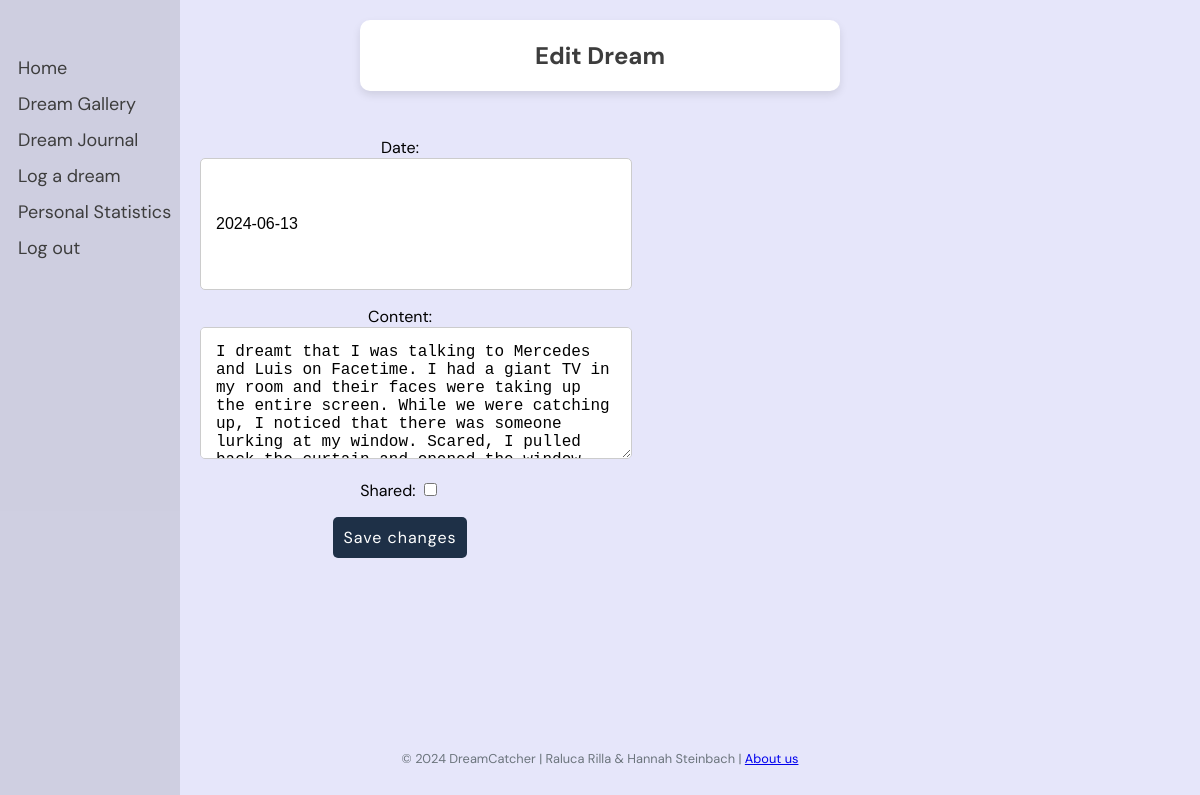
/dreams/edit_dream/16/ (signed in), run on an earlier commit of the app's database.
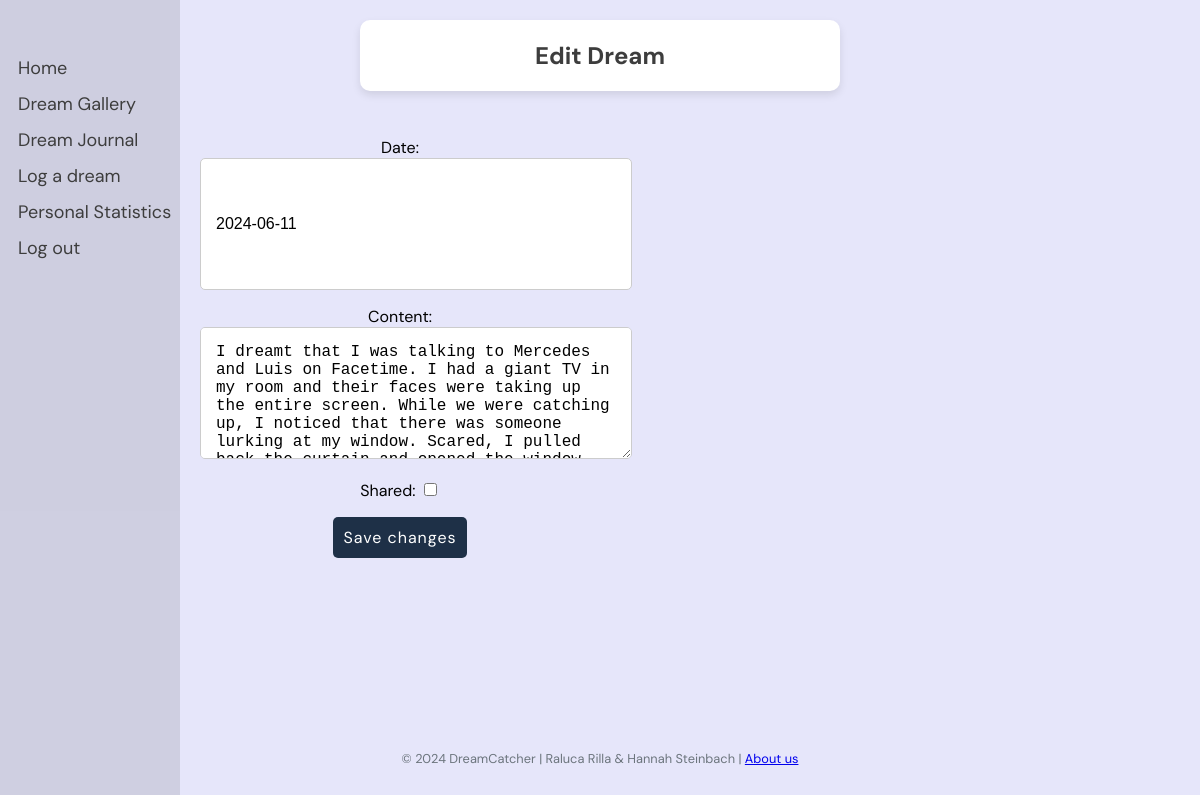
And on a later commit of the database.
### dreams/models.py (models this page shows, shortened)
class Dream(models.Model):
    user = models.ForeignKey(User, on_delete=models.CASCADE)
    date = models.DateField()
    content = models.TextField()
    shared = models.BooleanField(default=False)
    processed = models.BooleanField(default=False)
    is_favorite = models.BooleanField(default=False)
    is_liked = models.BooleanField(default=False)

### dreams/views.py (the view)
# urls.py: path('edit_dream/<int:dream_id>/', views.edit_dream, name='edit_dream'),
@login_required
def edit_dream(request, dream_id):
    dream = get_object_or_404(Dream, id=dream_id)
    if request.method == 'POST':
        form = DreamForm(request.POST, instance=dream)
        if form.is_valid():
            form.save()
            return redirect('dreams:dream_journal')
    else:
        form = DreamForm(instance=dream)
    return render(request, 'dreams/edit_dream.html', {'form': form})

### dreams/forms.py
class DreamForm(forms.ModelForm):
    class Meta:
        model = Dream
        fields = ['date', 'content', 'shared']

### dreams/templates/dreams/edit_dream.html (shortened to what this page needs)
{% load static %}
<!DOCTYPE html>
<html lang="en">
<head>
    <link rel="stylesheet" type="text/css" href="{% static 'css/styles.css' %}">
</head>
<body>
    <div class="sidenav">
        <a href="/">Home</a>
        <a href="{% url 'dreams:gallery' %}">Dream Gallery</a>
        <a href="{% url 'dreams:dream_journal' %}">Dream Journal</a>
        <a href="{% url 'dreams:log_dream' %}">Log a dream</a>
        <a href="{% url 'dreams:personal_statistics' %}">Personal Statistics</a>
        <a href="{% url 'logout' %}">Log out</a>
    </div>
    <div class="header">
        <h2>Edit Dream</h2>
    </div>
    <div class="container">
        <form class="form-container" method="post">
            {{ form.as_p }}
            <button type="submit">Save changes</button>
        </form>
    </div>
</body>
<footer>
    <p>&copy; 2024 DreamCatcher | Raluca Rilla & Hannah Steinbach | <a class="btn btn-primary" href="{% url 'aboutus' %}">About us</a></p>
</footer>
</html>

What changed in the data, as far as the page shows it:
changed Dream: date "2024-06-13" → "2024-06-11"
